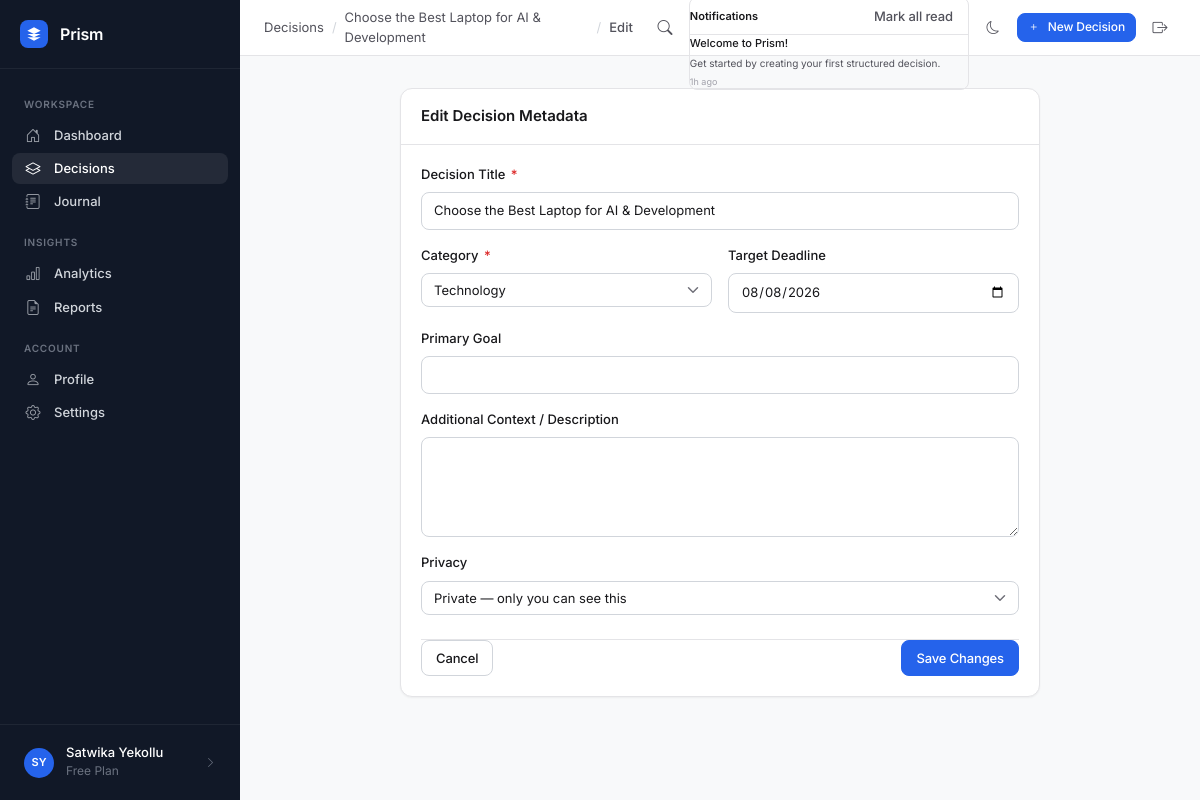
/decisions/3/edit (signed in), run on the app's committed database.
### app/models/user.py (models this page shows, shortened)
class User(UserMixin, db.Model):
    __tablename__ = 'users'
    id = db.Column(db.Integer, primary_key=True)
    username = db.Column(db.String(80), unique=True, nullable=False, index=True)
    email = db.Column(db.String(120), unique=True, nullable=False, index=True)
    password_hash = db.Column(db.String(255), nullable=False)
    full_name = db.Column(db.String(120), nullable=True)
    avatar_url = db.Column(db.String(255), nullable=True)
    dark_mode = db.Column(db.Boolean, default=False, nullable=False)
    email_verified = db.Column(db.Boolean, default=False, nullable=False)
    created_at = db.Column(db.DateTime, default=datetime.utcnow, nullable=False)
    last_login = db.Column(db.DateTime, nullable=True)
    decisions = db.relationship('Decision', backref='owner', lazy='dynamic',
                                 cascade='all, delete-orphan')
    journal_entries = db.relationship('JournalEntry', backref='author', lazy='dynamic',
                                       cascade='all, delete-orphan')
    activity_logs = db.relationship('ActivityLog', backref='user', lazy='dynamic',
                                     cascade='all, delete-orphan')
    @property
    def display_name(self):
        return self.full_name or self.username
    @property
    def initials(self):
        name = self.full_name or self.username
        parts = name.strip().split()
        if len(parts) >= 2:
            return (parts[0][0] + parts[-1][0]).upper()
        return name[:2].upper() if len(name) >= 2 else name[0].upper()

### app/models/decision.py (models this page shows, shortened)
class Decision(db.Model):
    __tablename__ = 'decisions'
    CATEGORIES = [
        ('Technology', 'Technology'),
        ('Career', 'Career'),
        ('Finance', 'Finance'),
        ('Education', 'Education'),
        ('Travel', 'Travel'),
        ('Health', 'Health'),
        ('Business', 'Business'),
        ('Real Estate', 'Real Estate'),
        ('Lifestyle', 'Lifestyle'),
        ('Other', 'Other'),
    ]
    STATUSES = [
        ('draft', 'Draft'),
        ('active', 'In Progress'),
        ('completed', 'Completed'),
        ('archived', 'Archived'),
    ]
    PRIVACY_OPTIONS = [
        ('private', 'Private'),
        ('shared', 'Shared'),
    ]
    id = db.Column(db.Integer, primary_key=True)
    user_id = db.Column(db.Integer, db.ForeignKey('users.id', ondelete='CASCADE'),
                         nullable=False, index=True)
    title = db.Column(db.String(200), nullable=False)
    category = db.Column(db.String(80), nullable=False, default='Other')
    goal = db.Column(db.Text, nullable=True)
    description = db.Column(db.Text, nullable=True)
    status = db.Column(db.String(20), nullable=False, default='draft')
    privacy = db.Column(db.String(20), nullable=False, default='private')
    deadline = db.Column(db.Date, nullable=True)
    pinned = db.Column(db.Boolean, default=False, nullable=False)
    final_choice_id = db.Column(db.Integer, db.ForeignKey('options.id', ondelete='SET NULL'),
                                 nullable=True)
    confidence_score = db.Column(db.Float, nullable=True)
    created_at = db.Column(db.DateTime, default=datetime.utcnow, nullable=False)
    updated_at = db.Column(db.DateTime, default=datetime.utcnow,
                            onupdate=datetime.utcnow, nullable=False)
    criteria = db.relationship('Criterion', backref='decision', lazy='dynamic',
                                cascade='all, delete-orphan',
                                order_by='Criterion.sort_order')
    options = db.relationship('Option', backref='decision', lazy='dynamic',
                               cascade='all, delete-orphan',
                               foreign_keys='Option.decision_id',
                               order_by='Option.sort_order')
    scores = db.relationship('Score', backref='decision', lazy='dynamic',
                              cascade='all, delete-orphan')
    journal_entry = db.relationship('JournalEntry', backref='decision',
                                     uselist=False, cascade='all, delete-orphan')
    activity_logs = db.relationship('ActivityLog', backref='decision', lazy='dynamic',
                                     cascade='all, delete-orphan')
    final_choice = db.relationship('Option', foreign_keys=[final_choice_id],
                                    post_update=True)

### app/models/notification.py (models this page shows, shortened)
class Notification(db.Model):
    __tablename__ = 'notifications'
    id = db.Column(db.Integer, primary_key=True)
    user_id = db.Column(db.Integer, db.ForeignKey('users.id', ondelete='CASCADE'), nullable=False, index=True)
    title = db.Column(db.String(255), nullable=False)
    message = db.Column(db.Text, nullable=False)
    link = db.Column(db.String(255), nullable=True)
    is_read = db.Column(db.Boolean, default=False, nullable=False)
    created_at = db.Column(db.DateTime, default=datetime.utcnow, nullable=False)
    user = db.relationship('User', backref=db.backref('notifications', lazy='dynamic', cascade='all, delete-orphan'))

### app/blueprints/decisions/routes.py (the view, shortened to what this page needs)
@decisions_bp.route('/<int:decision_id>/edit', methods=['GET', 'POST'])
@login_required
def edit_decision(decision_id):
    decision = _get_decision_or_404(decision_id)
    form = DecisionForm(obj=decision)
    return render_template('decisions/edit.html', form=form, decision=decision)

### app/blueprints/decisions/forms.py
class DecisionForm(FlaskForm):
    title = StringField('Decision Title', validators=[
        DataRequired(), Length(2, 200)
    ])
    category = SelectField('Category', validators=[DataRequired()], choices=[
        ('Technology', 'Technology'),
        ('Career', 'Career'),
        ('Finance', 'Finance'),
        ('Education', 'Education'),
        ('Travel', 'Travel'),
        ('Health', 'Health'),
        ('Business', 'Business'),
        ('Real Estate', 'Real Estate'),
        ('Lifestyle', 'Lifestyle'),
        ('Other', 'Other'),
    ])
    goal = StringField('Decision Goal', validators=[Optional(), Length(max=500)],
                       description='What outcome are you trying to achieve?')
    description = TextAreaField('Description', validators=[Optional(), Length(max=2000)])
    deadline = DateField('Deadline', validators=[Optional()])
    privacy = SelectField('Privacy', choices=[
        ('private', 'Private — only you can see this'),
        ('shared', 'Shared — anyone with the link can view'),
    ], default='private')
    submit = SubmitField('Save Decision')

### app/blueprints/decisions/routes.py (called while the page is built)
def _get_decision_or_404(decision_id):
    decision = Decision.query.filter_by(
        id=decision_id, user_id=current_user.id
    ).first_or_404()
    return decision

### app/models/user.py (called while the page is built)
@login_manager.user_loader
def load_user(user_id):
    return db.session.get(User, int(user_id))

### app/templates/decisions/edit.html (shortened to what this page needs)
{% extends "base.html" %}
{% block breadcrumb %}
<a href="{{ url_for('decisions.index') }}">Decisions</a>
<span class="separator">/</span>
<a href="{{ url_for('decisions.detail', decision_id=decision.id) }}">{{ decision.title }}</a>
<span class="separator">/</span>
<span class="font-medium text-text">Edit</span>
{% endblock %}
{% block content %}
<div class="card max-w-2xl mx-auto" style="max-width: 640px; margin: 0 auto;">
  <div class="card-header">
    <div class="card-title">Edit Decision Metadata</div>
  </div>
  <div class="card-body">
    <form method="POST" action="{{ url_for('decisions.edit_decision', decision_id=decision.id) }}" novalidate>
      <div class="form-group">
        <label class="form-label" for="title">Decision Title <span class="required">*</span></label>
        {{ form.title(class="form-control" + (" is-invalid" if form.title.errors else ""), id="title") }}
      </div>
      <div class="grid grid-cols-1 md:grid-cols-2 gap-4" style="display: grid; grid-template-columns: repeat(auto-fit, minmax(240px, 1fr)); gap: 1rem;">
        <div class="form-group">
          <label class="form-label" for="category">Category <span class="required">*</span></label>
          {{ form.category(class="form-select" + (" is-invalid" if form.category.errors else ""), id="category") }}
        </div>
        <div class="form-group">
          <label class="form-label" for="deadline">Target Deadline</label>
          {{ form.deadline(class="form-control" + (" is-invalid" if form.deadline.errors else ""), id="deadline", type="date") }}
        </div>
      </div>
      <div class="form-group">
        <label class="form-label" for="goal">Primary Goal</label>
        {{ form.goal(class="form-control" + (" is-invalid" if form.goal.errors else ""), id="goal") }}
      </div>
      <div class="form-group">
        <label class="form-label" for="description">Additional Context / Description</label>
        {{ form.description(class="form-control" + (" is-invalid" if form.description.errors else ""), id="description", rows="3") }}
      </div>
      <div class="form-group">
        <label class="form-label" for="privacy">Privacy</label>
        {{ form.privacy(class="form-select" + (" is-invalid" if form.privacy.errors else ""), id="privacy") }}
      </div>
      <div class="flex justify-between items-center mt-6 pt-4 border-top">
        <a href="{{ url_for('decisions.detail', decision_id=decision.id) }}" class="btn btn-secondary">Cancel</a>
        <button type="submit" class="btn btn-primary">Save Changes</button>
      </div>
    </form>
  </div>
</div>
{% endblock %}

### app/templates/base.html (shortened to what this page needs)
<!DOCTYPE html>
<html lang="en" {% if current_user.is_authenticated and current_user.dark_mode %}data-theme="dark"{% endif %}>
<head>
  <link rel="stylesheet" href="https://cdn.jsdelivr.net/npm/bootstrap-icons@1.11.3/font/bootstrap-icons.min.css" />
  <link rel="stylesheet" href="{{ url_for('static', filename='css/main.css') }}" />
</head>
<body>
  <div class="app-wrapper">
    <aside class="sidebar" id="sidebar" role="navigation" aria-label="Main navigation">
      <div class="sidebar-header">
        <a href="{{ url_for('dashboard.index') }}" class="sidebar-logo" aria-label="Prism home">
          <svg viewBox="0 0 24 24" xmlns="http://www.w3.org/2000/svg">
            <path d="M12 2L2 7l10 5 10-5-10-5zM2 17l10 5 10-5M2 12l10 5 10-5"/>
          </svg>
        </a>
        <span class="sidebar-brand">Prism</span>
      </div>
      <nav class="sidebar-nav">
        <div class="nav-section-label">Workspace</div>
        <a href="{{ url_for('dashboard.index') }}"
           class="nav-item {% if request.endpoint == 'dashboard.index' %}active{% endif %}"
           id="nav-dashboard">
          <i class="bi bi-house-door"></i>
          Dashboard
        </a>
        <a href="{{ url_for('decisions.index') }}"
           class="nav-item {% if request.blueprint == 'decisions' %}active{% endif %}"
           id="nav-decisions">
          <i class="bi bi-layers"></i>
          Decisions
        </a>
        <a href="{{ url_for('journal.index') }}"
           class="nav-item {% if request.blueprint == 'journal' %}active{% endif %}"
           id="nav-journal">
          <i class="bi bi-journal-text"></i>
          Journal
        </a>
        <div class="nav-section-label">Insights</div>
        <a href="{{ url_for('analytics.index') }}"
           class="nav-item {% if request.blueprint == 'analytics' %}active{% endif %}"
           id="nav-analytics">
          <i class="bi bi-bar-chart"></i>
          Analytics
        </a>
        <a href="{{ url_for('reports.index') }}"
           class="nav-item {% if request.blueprint == 'reports' %}active{% endif %}"
           id="nav-reports">
          <i class="bi bi-file-earmark-text"></i>
          Reports
        </a>
        <div class="nav-section-label">Account</div>
        <a href="{{ url_for('profile.index') }}"
           class="nav-item {% if request.blueprint == 'profile' %}active{% endif %}"
           id="nav-profile">
          <i class="bi bi-person"></i>
          Profile
        </a>
        <a href="{{ url_for('profile.settings') }}"
           class="nav-item {% if request.endpoint == 'profile.settings' %}active{% endif %}"
           id="nav-settings">
          <i class="bi bi-gear"></i>
          Settings
        </a>
      </nav>
      <div class="sidebar-footer">
        <a href="{{ url_for('profile.index') }}" class="sidebar-user" id="sidebar-user-link">
          <div class="sidebar-avatar">
            {{ current_user.initials if current_user.is_authenticated else 'PR' }}
          </div>
          <div class="sidebar-user-info">
            <div class="sidebar-user-name">
              {{ current_user.display_name if current_user.is_authenticated else 'Guest' }}
            </div>
            <div class="sidebar-user-role">Free Plan</div>
          </div>
          <i class="bi bi-chevron-right" style="color:var(--sidebar-text-muted);font-size:11px;margin-left:auto"></i>
        </a>
      </div>
    </aside>
    <div class="main-content">
      <header class="topbar">
        <div class="topbar-breadcrumb">
          {% block breadcrumb %}{% endblock %}
        </div>
        <div class="flex items-center gap-2" style="margin-left:auto">
          <a href="{{ url_for('search.index') }}"
             class="btn btn-ghost btn-icon"
             title="Search (Ctrl+K)"
             id="topbar-search-btn"
             aria-label="Search">
            <i class="bi bi-search" style="font-size:15px"></i>
          </a>
          {% if current_user.is_authenticated %}
          <div class="dropdown" id="notifications-dropdown-wrapper">
            <ul class="dropdown-menu dropdown-menu-end shadow-md border p-0" aria-labelledby="notificationsBtn" style="border-radius: var(--radius-md); width: 280px; font-size: 11px;">
              <li class="p-2 border-bottom flex justify-between items-center bg-surface-2" style="background: var(--color-surface-hover); display: flex; justify-content: space-between; align-items: center;">
                <span class="font-semibold text-text">Notifications</span>
                {% if unread_count and unread_count > 0 %}
                  <button onclick="markAllNotificationsRead(event)" class="btn btn-ghost text-xs text-primary p-0 m-0 border-0" style="background:none; cursor: pointer;">Mark all read</button>
                {% endif %}
              </li>
              <div id="notifications-list-container" style="max-height: 250px; overflow-y: auto;">
                {% if unread_notifications %}
                  {% for notif in unread_notifications %}
                    <li class="p-2 border-bottom hover-bg-surface-2" style="cursor: pointer; list-style-type: none;" onclick="markNotificationRead({{ notif.id }}, '{{ notif.link or '' }}')">
                      <div class="font-semibold text-text" style="font-weight: 500;">{{ notif.title }}</div>
                      <div class="text-secondary mt-1" style="font-size: 10px;">{{ notif.message }}</div>
                      <div class="text-muted mt-1" style="font-size: 9px;">{{ notif.created_at|timeago }}</div>
                    </li>
                  {% endfor %}
                {% else %}
                  <li class="p-3 text-center text-muted" style="list-style-type: none;">No new notifications</li>
                {% endif %}
              </div>
            </ul>
          </div>
          {% endif %}
          <button id="dark-mode-toggle"
                  class="btn btn-ghost btn-icon"
                  aria-label="Toggle dark mode"
                  title="Toggle dark mode">
            <i class="bi {% if current_user.is_authenticated and current_user.dark_mode %}bi-sun{% else %}bi-moon{% endif %}"></i>
          </button>
          <a href="{{ url_for('decisions.new_decision') }}"
             class="btn btn-primary btn-sm"
             id="topbar-new-decision">
            <i class="bi bi-plus"></i>
            New Decision
          </a>
          <form action="{{ url_for('auth.logout') }}" method="POST" style="margin:0">
            <button type="submit" class="btn btn-ghost btn-icon"
                    aria-label="Sign out" title="Sign out">
              <i class="bi bi-box-arrow-right" style="font-size:15px"></i>
            </button>
          </form>
        </div>
      </header>
      <main class="page-content" id="main-content">
        {% block content %}{% endblock %}
      </main>
    </div>
  </div>
</body>
</html>

### data on the page
User: full_name "SY", full_name "Satwika Yekollu"
Decision: title "Choose the Best Laptop for AI & Development", category "Technology", deadline "08/08/2026", privacy "Private — only you can see this"
Notification: title "Welcome to Prism!", message "Get started by creating your first structured decision.", created_at "1h ago"
